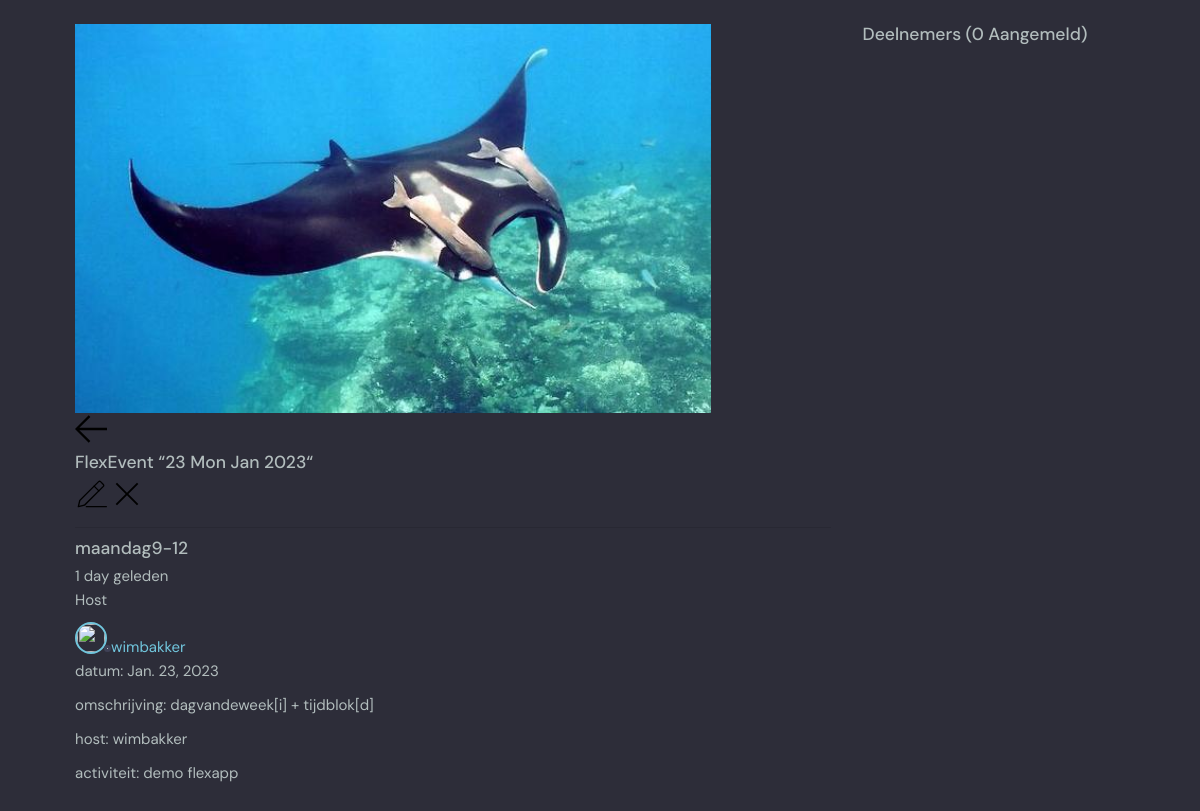
The page /erv-room/81/ on the database its author committed.
### beatrix/models.py (models this page shows, shortened)
class Flexevent(models.Model):
    host = models.ForeignKey(User, on_delete=models.SET_NULL, null=True)
    id = models.AutoField(primary_key=True)
    topic = models.ForeignKey(Topic, on_delete=models.CASCADE,null=True) ##SET_NULL, null=True)
    event_text = models.CharField(max_length=200)
    name = models.CharField(max_length=200)
    description = models.TextField(null=True, blank=True) # database field (can Empty), form field (can Empty)
    pub_date = models.CharField(max_length=35)
    datum = models.DateField(auto_now=False)
    pub_time = models.CharField(max_length=35, default='10:00')
    lid = models.ManyToManyField(User, related_name='deelnemer', blank=True)
    body = models.TextField(null=True, blank=True)
    updated = models.DateTimeField(auto_now=True)
    created = models.DateTimeField(auto_now_add=True)

class Topic(models.Model):
    name = models.CharField(max_length=200)
    def __str__(self):
        return self.name

### beatrix/views.py (the view, shortened to what this page needs)
# urls.py: path('erv-room/<str:pk>/', erv_room, name='erv-room'),
def erv_room(request, pk):
    event = Flexevent.objects.get(id=pk)
    event_messages = event.bericht_set.all()
    deelnemers = event.lid.all()
    kandidaten=User.objects.all().exclude(id__in=deelnemers)
    try:
        gebruiker=User.objects.get(id=request.user.id) ## request.user
    except:
        messages.error(request, '.You are not logged in')
        context = {'event': event,
     'event_messages': event_messages,
     'deelnemers': deelnemers,
     'kandidaten': kandidaten,
     }
        return render(request, 'beatrix/erv-room.html', context)

### beatrix/templates/beatrix/erv-room.html (shortened to what this page needs)
{% extends 'erv-base.html' %} {% block content %}
{% load static %}
<main class="profile-page layout layout--2">
  <div class="container">
    <div class="room">
      <div class="room__top">
        <div class="room__topLeft">
          <a href="{% url 'erv-home' %}">
            <img src="{% static 'images/Manta.jpeg' %}" />
            <svg
              version="1.1"
              xmlns="http://www.w3.org/2000/svg"
              width="32"
              height="32"
              viewBox="0 0 32 32"
            >
              <title>Terug</title>
              <path
                d="M13.723 2.286l-13.723 13.714 13.719 13.714 1.616-1.611-10.96-10.96h27.625v-2.286h-27.625l10.965-10.965-1.616-1.607z"
              ></path>
            </svg>
          </a>
          <h3>FlexEvent “{{event.datum|date:"d D M Y"}}“</h3>
        </div>
        {% if event.host == event.host %}
        <div class="room__topRight">
          <a href="{% url 'erv-update-room' event.id %}">
          </a>
          <a href="{% url 'erv-delete-room' event.id %}">
            <svg
              version="1.1"
              xmlns="http://www.w3.org/2000/svg"
              width="32"
              height="32"
              viewBox="0 0 32 32"
            >
              <title>remove</title>
              <path
                d="M27.314 6.019l-1.333-1.333-9.98 9.981-9.981-9.981-1.333 1.333 9.981 9.981-9.981 9.98 1.333 1.333 9.981-9.98 9.98 9.98 1.333-1.333-9.98-9.98 9.98-9.981z"
              ></path>
            </svg>
          </a>
        </div>
        {% endif %}
        <hr>
      </div>
      <div class="room__box scroll">
        <div class="room__header scroll">
          <div class="room__info">
            <h3>{{event.name}}</h3>
            <span>{{event.created|timesince}} geleden</span>
          </div>
          <div class="room__hosted">
            <p>Host</p>
            <a
              href="{% url 'erv-user-profile' event.host.id %}"
              class="room__author"
            >
              <div class="avatar avatar--small">
                <img src="{{room.host.avatar.url}}" />
              </div>
              <span>{{event.host.username}}</span>
            </a>
          </div>
          <div class="room__details">
            <p>datum: {{event.datum}}</p>
            <p>omschrijving: {{event.description}}</p>
            <p>host: {{event.host}}</p>
            <span class="room__topics">activiteit: {{event.topic}}</span>
          </div>
        </div>
      </div>
    </div>
    <div class="participants">
      <h3 class="participants__top">
        Deelnemers <span>({{event.lid.count}} Aangemeld)</span>
      </h3>
    </div>
  </div>
</main>
 {% endblock content %} Footer

### static/styles/style.css (style rules this page uses)
:root { --color-main: #71c6dd; --color-main-light: #e1f6fb; --color-dark: #3f4156; --color-dark-medium: #51546e; --color-dark-light: #696d97; --color-light: #e5e5e5; --color-gray: #8b8b8b; --color-light-gray: #b2bdbd; --color-bg: #2d2d39; --color-success: #5dd693; --color-error: #fc4b0b; --phone-width: 460px; --phone-beatrix: flex; --color-beatrix-light: #11b5e7; }
* { font-family: "DM Sans", -apple-system, BlinkMacSystemFont, "Segoe UI", Roboto, Oxygen, Ubuntu, Cantarell, "Open Sans", "Helvetica Neue", sans-serif; margin: 0; padding: 0; box-sizing: border-box; text-rendering: optimizeLegibility; font-size: inherit; }
html { font-size: 56.25%; }
@media only screen and (min-width: 1200px) { html { font-size: 62.5%; } }
body { line-height: 1.6; font-weight: 400; font-size: 1.5rem; color: var(--color-light-gray); background-color: var(--color-bg); min-height: 100vh; }
img { width: 100%; }
a { display: inline-block; color: var(--color-main); text-decoration: none; }
.container { max-width: 120rem; width: 90%; margin: auto; }
.avatar { position: relative; display: inline-block; border-radius: 50%; border: 2px solid var(--color-main); }
.avatar img { display: block; border-radius: 50%; object-fit: cover; object-position: center; }
.avatar::after { content: ""; display: block; position: absolute; background-color: var(--color-light); z-index: 111; border-radius: 50%; border: 0.3rem solid var(--color-dark); }
.avatar.avatar--small img { width: 2.8rem; height: 2.8rem; }
.avatar.avatar--small:after { width: 0.7rem; height: 0.7rem; bottom: 0px; right: -6px; }
.layout { margin-top: 2.4rem; }
.layout>.container { display: flex; justify-content: space-between; align-items: flex-start; }
.layout--2>.container>div:first-child { flex-basis: 72%; }
.layout--2>.container>div:last-child { flex-basis: 25%; }

### rows shown on the page
Flexevent: datum "23 Mon Jan 2023", name "maandag9-12", created "1 day", host.username "wimbakker", datum "Jan. 23, 2023", description "dagvandeweek[i] + tijdblok[d]", host "wimbakker", topic "demo flexapp", lid.count "0"
